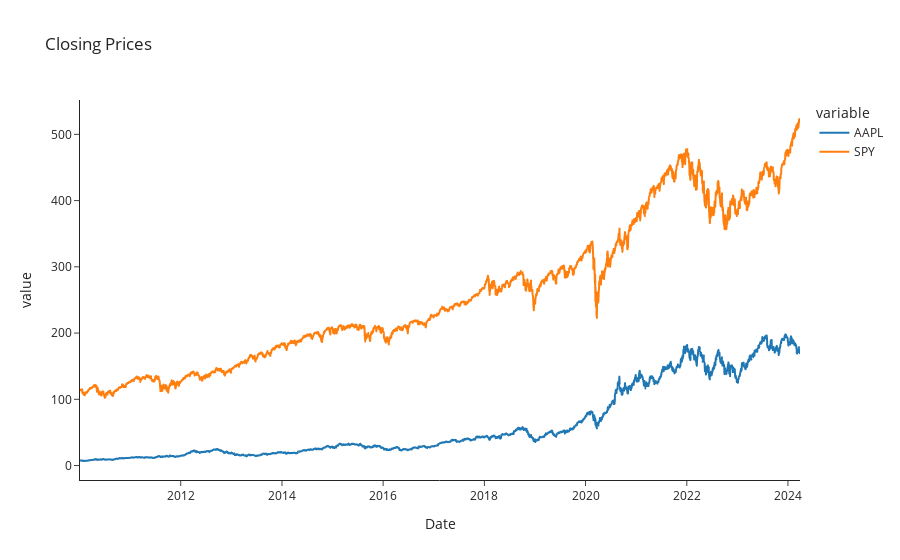

The notebook cell this image was saved under:
### Code cell
fig = px.line(stock_df, x=stock_df.index, y=stock_df.columns,
             title = 'Closing Prices',           
             template= 'simple_white'
             )
#fig.update_traces(line_color = 'purple')
fig.show()

### Figure 1 — Plotly figure (JSON) as saved in the notebook; plotly's stock layout.template omitted (floating-point values rounded to 4 significant figures; data arrays with more than 128 entries replaced by an {"elided": "..."} marker saying what was removed)
{"data": [{"hovertemplate": "variable=AAPL<br>Date=%{x}<br>value=%{y}<extra></extra>", "legendgroup": "AAPL", "line": {"color": "#1F77B4", "dash": "solid"}, "marker": {"symbol": "circle"}, "mode": "lines", "name": "AAPL", "showlegend": true, "type": "scattergl", "x": {"elided": "3583 str values"}, "xaxis": "x", "y": {"elided": "3583 float values"}, "yaxis": "y"}, {"hovertemplate": "variable=SPY<br>Date=%{x}<br>value=%{y}<extra></extra>", "legendgroup": "SPY", "line": {"color": "#FF7F0E", "dash": "solid"}, "marker": {"symbol": "circle"}, "mode": "lines", "name": "SPY", "showlegend": true, "type": "scattergl", "x": {"elided": "3583 str values"}, "xaxis": "x", "y": {"elided": "3583 float values"}, "yaxis": "y"}], "layout": {"autosize": true, "legend": {"title": {"text": "variable"}, "tracegroupgap": 0}, "title": {"text": "Closing Prices"}, "xaxis": {"anchor": "y", "autorange": true, "domain": [0, 1], "range": ["2010-01-04", "2024-03-28"], "title": {"text": "Date"}, "type": "date"}, "yaxis": {"anchor": "x", "autorange": true, "domain": [0, 1], "range": [-21.83, 551.9], "title": {"text": "value"}, "type": "linear"}}}
